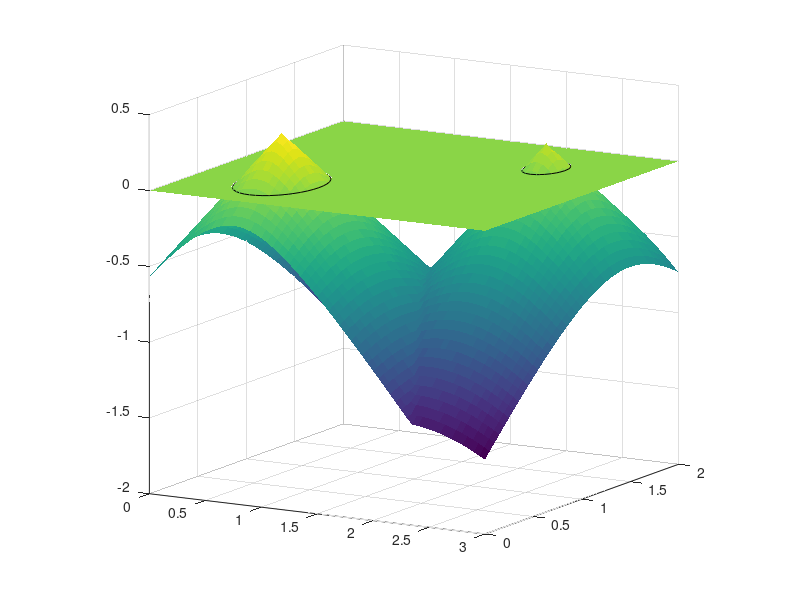
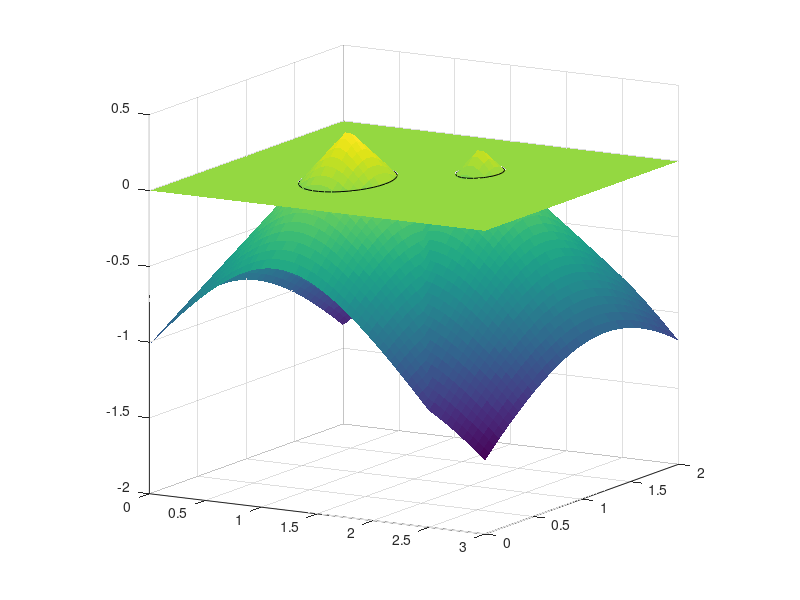
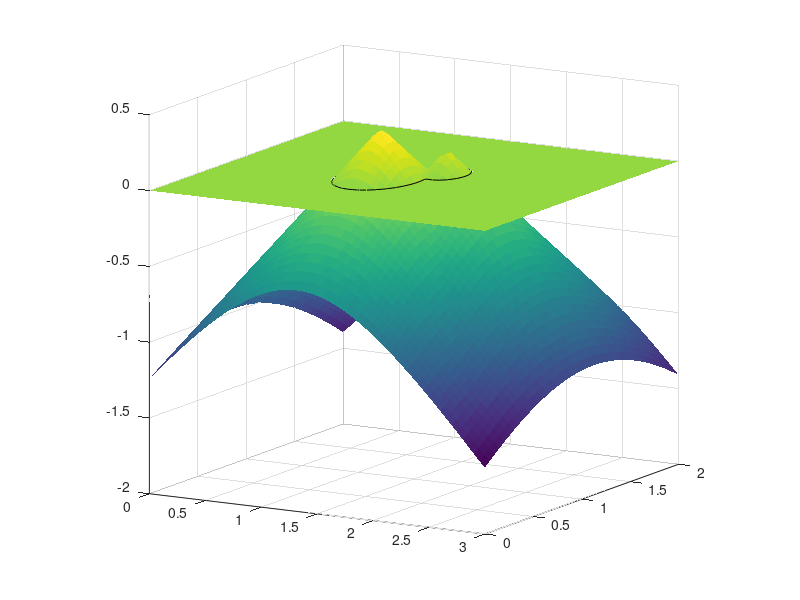

The MATLAB script that drew these images, in order:
clc
clear all
close all

x = 0:0.05:3;
y = 0:0.05:2;

x = x';
y = y';

%% ------------------------------------------------------------------------

xc11 = 0.7500;
yc11 = 0.5000;

xc12 = 2.2500;
yc12 = 1.5000;

%% ------------------------------------------------------------------------

xc21 = 1.1250;
yc21 = 0.7500;

xc22 = 1.8750;
yc22 = 1.2500;

%% ------------------------------------------------------------------------

xc31 = 1.3125;
yc31 = 0.8750;

xc32 = 1.6875;
yc32 = 1.1250;

%% ------------------------------------------------------------------------

rc1 = 2.0 / 3 / 2;
rc2 = 1.0 / 3 / 2;

[X,Y] = meshgrid( x, y );

%% ------------------------------------------------------------------------

Z1 = rc1 - sqrt( ( X - xc11 ) .^ 2 + ( Y - yc11 ) .^ 2 );
Z2 = rc2 - sqrt( ( X - xc12 ) .^ 2 + ( Y - yc12 ) .^ 2 );
Z = max( Z1, Z2 );
C = zeros( size( Z, 1 ), size( Z, 2 ) );

% phi
figure 
hold on
h = surf( X, Y, Z );
set(h, 'EdgeColor', 'none');
h = contour(X, Y, Z, [0 0], 'Linecolor', [0 0 0]);
h = surf( X, Y, C );
set(h, 'EdgeColor', 'none');
view(30,12)
grid
axis square
% axis([0 3 0 2 -1.5 0.7])

%% ------------------------------------------------------------------------

Z1 = rc1 - sqrt( ( X - xc21 ) .^ 2 + ( Y - yc21 ) .^ 2 );
Z2 = rc2 - sqrt( ( X - xc22 ) .^ 2 + ( Y - yc22 ) .^ 2 );
Z = max( Z1, Z2 );
C = zeros( size( Z, 1 ), size( Z, 2 ) );

% phi
figure 
hold on
h = surf( X, Y, Z );
set(h, 'EdgeColor', 'none');
h = contour(X, Y, Z, [0 0], 'Linecolor', [0 0 0]);
h = surf( X, Y, C );
set(h, 'EdgeColor', 'none');
view(30,12)
grid
axis square
% axis([0 3 0 2 -1.5 0.7])

%% ------------------------------------------------------------------------

Z1 = rc1 - sqrt( ( X - xc31 ) .^ 2 + ( Y - yc31 ) .^ 2 );
Z2 = rc2 - sqrt( ( X - xc32 ) .^ 2 + ( Y - yc32 ) .^ 2 );
Z = max( Z1, Z2 );
C = zeros( size( Z, 1 ), size( Z, 2 ) );

% phi
figure 
hold on
h = surf( X, Y, Z );
set(h, 'EdgeColor', 'none');
h = contour(X, Y, Z, [0 0], 'Linecolor', [0 0 0]);
h = surf( X, Y, C );
set(h, 'EdgeColor', 'none');
view(30,12)
grid
axis square
% axis([0 3 0 2 -1.5 0.7])
